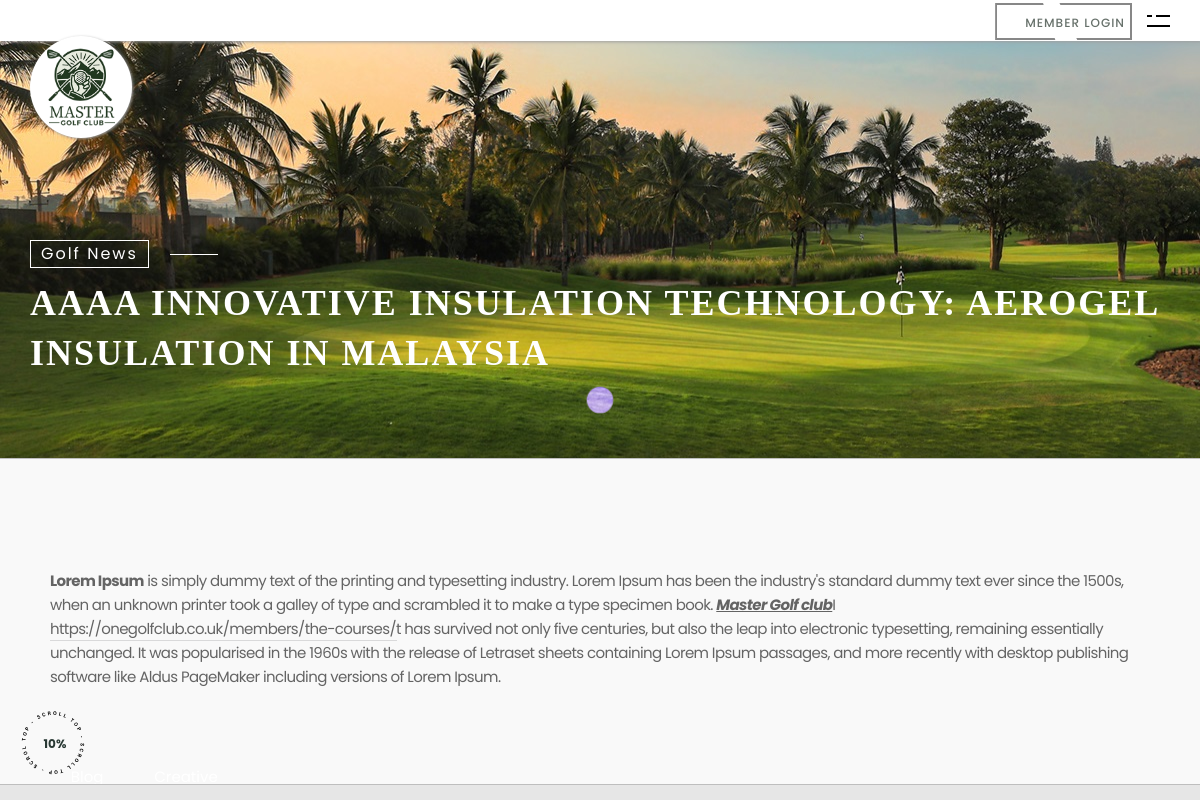
/news/15, run on the app's committed database.
### apis/models.py (models this page shows)
class BlogModel(models.Model):
    blogDate = models.DateField()
    blogTitle = models.CharField(max_length=255)
    blogHighlight = models.TextField(null=True, blank=True)
    blogDescription = HTMLField()
    blogImage = models.ImageField(upload_to='blog_images/', null=True, blank=True)
    hideStatus = models.IntegerField(default=0)
    createdAt = models.DateTimeField(auto_now_add=True)
    updatedAt = models.DateTimeField(auto_now=True)

### apis/views.py (the view)
# urls.py: path('news/<int:blog_id>', blog_detail_view, name='blog_detail'),
def blog_detail_view(request, blog_id):
    blogs = BlogModel.objects.filter(hideStatus=0).order_by('-blogDate')
    if blog_id:
        current_blog = get_object_or_404(BlogModel, id=blog_id, hideStatus=0)
    else:
        current_blog = blogs.first() if blogs.exists() else None
    context = {
        'blogs': blogs,
        'current_blog': current_blog,
    }
    return render(request, 'news.html', context)

### templates/news.html (shortened to what this page needs)
{% load static %}
<!DOCTYPE html>
<html lang="en-US">
<head>
    <link href="{% static 'css/plugins.css' %}" rel="stylesheet" type="text/css" />
    <link href="{% static 'css/style.css' %}" rel="stylesheet">
    <link href="{% static 'css/jBox.all.css' %}" rel="stylesheet">
    <link href="{% static 'css/intlTelInput.min.css' %}" rel="stylesheet">
</head>
<body class="v-light not-home dsn-effect-scroll dsn-ajax">
    <div class="site-header dsn-container dsn-load-animate">
        <div class="extend-container d-flex w-100 align-items-baseline justify-content-between align-items-end">
            <div class="inner-header p-relative d-flex">
                <div class="main-logo">
                    <a href="/">
                        <img class="dark-logo"
                        src="{% static 'img/logo.png' %}" alt="" />
                    </a>
                </div>
            </div>
			<div class="inner-header p-relative d-flex">
				<div class="menu-icon d-flex align-items-baseline">
					<div class="text-menu tee-time p-relative font-heading text-transform-upper btea-time">
						<div class="image-zoom w-auto d-inline-block" data-dsn="parallax">
							<a href="https://mastergolf.lajix.com/member/login" target="_blank" class="dsn-button ">
								 <span class="dsn-border border-color-default"></span>
								 <span class="text-button">Member Login</span>
							</a>
						</div>
					</div>
				</div>
			   <div class="menu-icon mob d-flex align-items-baseline">
					<div class="text-menu hmbrg p-relative font-heading text-transform-upper">
						<div class="p-absolute text-button">Menu</div>
						<div class="p-absolute text-open">Open</div>
						<div class="p-absolute text-close">Close</div>
					</div>
					<div class="icon-m" data-dsn="parallax" data-dsn-move="10">
						<span class="menu-icon-line p-relative d-inline-block icon-top"></span>
						<span class="menu-icon-line p-relative d-inline-block icon-center"></span>
						<span class="menu-icon-line p-relative d-block icon-bottom"></span>
					</div>
				</div>
			</div>
        </div>
    </div>
    <main class="main-root">
        <div id="dsn-scrollbar">
            <div class="main-content">
                <header class="header-page over-hidden p-relative header-padding-top header-padding-bottom border-bottom dsn-header-animation" style="background: url('{{ STATIC_URL }}img/banners/promoters.jpg');">
					<div class="dsn-container">
						<div class="content-hero p-relative d-flex flex-column h-100 dsn-hero-parallax-title">
							<p class="subtitle p-relative line-shap line-shap-after">
								<span class="pl-10 pr-10 background-main dsn-load-animate">Golf News</span>
							</p>
							<h1 class="title mt-10 dsn-load-animate text-transform-upper">
								{% if current_blog %}
									{{ current_blog.blogTitle }}
								{% else %}
									{% for blog in blogs %}
										{% if forloop.first %}
											{{ blog.blogTitle }}
										{% endif %}
									{% endfor %}
								{% endif %}
							</h1>
						</div>
					</div>
				</header>
<div class="wrapper">
    <div class="root-blog">
        <div class="container">
            <div class="dsn-posts">
                <div class="news-content mt-section">
                    <div class="news-content-inner">
                        <div class="post-content">
                            {% if current_blog %}
                                <p>{{ current_blog.blogDescription|safe }}</p>
                            {% else %}
                                {% for blog in blogs %}
                                    {% if forloop.first %}
                                        <p>{{ blog.blogDescription|safe }}</p>
                                    {% endif %}
                                {% endfor %}
                            {% endif %}
                            <div class="post-tags p-relative">
                                <a class="fz-16" href="#">
                                    <span class="post_tag post_tag">Blog</span>
                                </a>
                                <a class="fz-16" href="#">
                                    <span class="post_tag post_tag">Creative</span>
                                </a>
                            </div>
                        </div>
                    </div>
                </div>
            </div>
        </div>
    </div>
</div>
				<footer class="footer p-relative">
					<section class="next-page p-relative section-padding border-bottom">
					</section>
				</footer>
	</div>
	</div>
	</main>
    <div class="scroll-to-top">
        <img src="{% static 'img/scroll_top.svg' %}" alt="">
        <div class="box-numper">
            <span>10%</span>
        </div>
    </div>
    <div class="cursor">
    </div>
</body>
</html>

### data on the page
BlogModel: blogTitle "AAAA INNOVATIVE INSULATION TECHNOLOGY: AEROGEL INSULATION IN MALAYSIA", blogDescription "Lorem Ipsum is simply dummy text of the printing and typesetting industry. Lorem Ipsum has been the industry's standard dummy text ever since the 1500s, when an unknown printer took a galley of type and scrambled it to make a type specimen book. Master Golf club I https://onegolfclub.co.uk/members/the-courses/ t has survived not only five centuries, but also the leap into electronic typesetting, remaining essentially unchanged. It was popularised in the 1960s with the release of Letraset sheets containing Lorem Ipsum passages, and more recently with desktop publishing software like Aldus PageMaker including versions of Lorem Ipsum."
